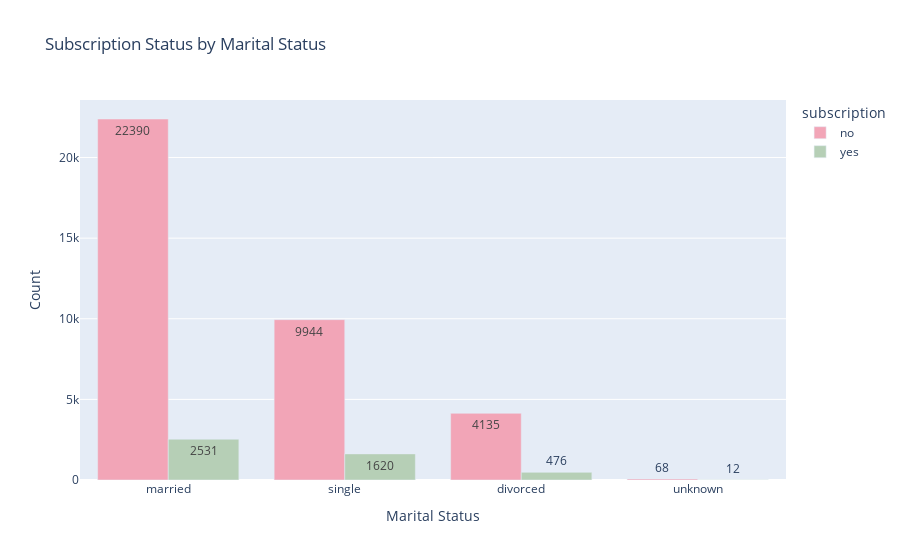

This figure's notebook cell:
### Code cell
# Plot subscription status by marital status
marital_counts = bankmktg_df.groupby(["marital", "subscription"]).size().reset_index(name="count")

marital_order = (
    marital_counts.groupby("marital")["count"].sum()
    .sort_values(ascending=False)
    .index.tolist()
)

fig = px.bar(
    marital_counts,
    x="marital",
    y="count",
    color="subscription",
    barmode="group",  
    text="count",      # show counts on bars
    category_orders={"marital": marital_order}, 
    title="Subscription Status by Marital Status",
    color_discrete_sequence=['#F2A5B7', '#B6CFB6']    
)

# Axis labels
fig.update_layout(
    xaxis_title="Marital Status",
    yaxis_title="Count"
)

fig.write_image("images/marital.png")
fig.show()

### Figure 1 — Plotly figure (JSON) as saved in the notebook; plotly's stock layout.template omitted (floating-point values rounded to 4 significant figures)
{"data": [{"alignmentgroup": "True", "hovertemplate": "subscription=no<br>marital=%{x}<br>count=%{text}<extra></extra>", "legendgroup": "no", "marker": {"color": "#F2A5B7", "pattern": {"shape": ""}}, "name": "no", "offsetgroup": "no", "orientation": "v", "showlegend": true, "text": [4135, 22390, 9944, 68], "textposition": "auto", "type": "bar", "x": ["divorced", "married", "single", "unknown"], "xaxis": "x", "y": [4135, 22390, 9944, 68], "yaxis": "y"}, {"alignmentgroup": "True", "hovertemplate": "subscription=yes<br>marital=%{x}<br>count=%{text}<extra></extra>", "legendgroup": "yes", "marker": {"color": "#B6CFB6", "pattern": {"shape": ""}}, "name": "yes", "offsetgroup": "yes", "orientation": "v", "showlegend": true, "text": [476, 2531, 1620, 12], "textposition": "auto", "type": "bar", "x": ["divorced", "married", "single", "unknown"], "xaxis": "x", "y": [476, 2531, 1620, 12], "yaxis": "y"}], "layout": {"autosize": true, "barmode": "group", "legend": {"title": {"text": "subscription"}, "tracegroupgap": 0}, "title": {"text": "Subscription Status by Marital Status"}, "xaxis": {"anchor": "y", "autorange": true, "categoryarray": ["married", "single", "divorced", "unknown"], "categoryorder": "array", "domain": [0, 1], "range": [-0.5, 3.5], "title": {"text": "Marital Status"}, "type": "category"}, "yaxis": {"anchor": "x", "autorange": true, "domain": [0, 1], "range": [0, 23570.0], "title": {"text": "Count"}, "type": "linear"}}}
